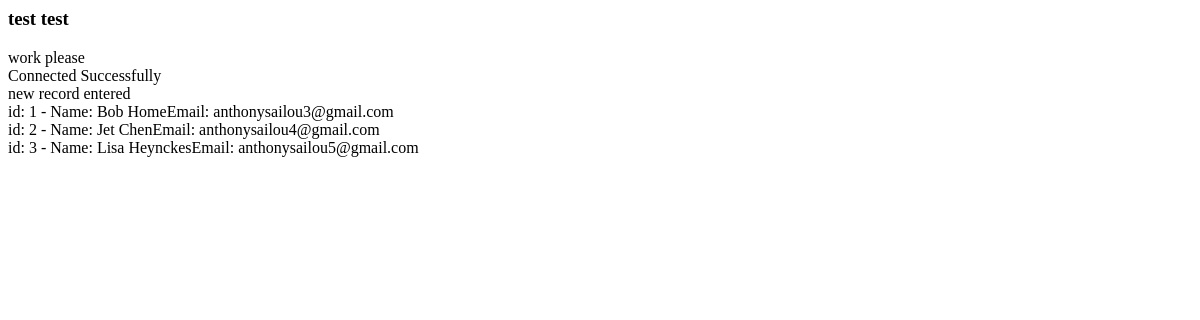
The app's page /testphp.php, older data.
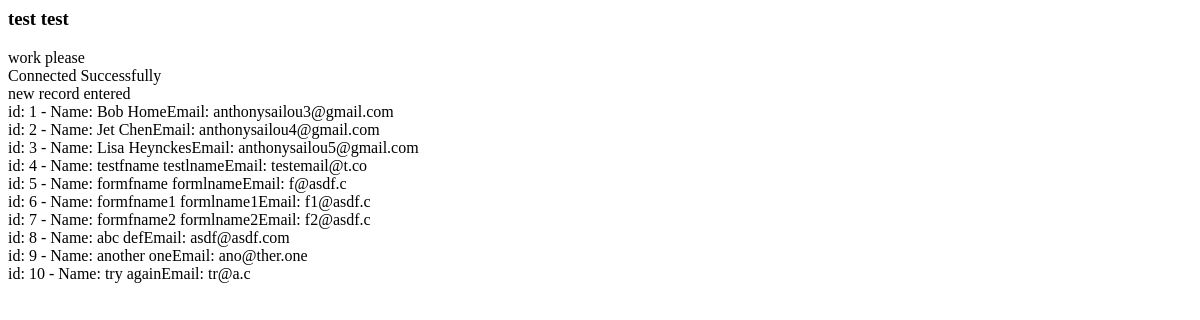
The same page, newer data.
### tables this page shows
CREATE TABLE `user` (
  `uid` int(11) NOT NULL,
  `firstname` varchar(30) NOT NULL,
  `surname` varchar(30) NOT NULL,
  `email` varchar(30) NOT NULL,
  `passw` varchar(30) NOT NULL
);

### testphp.php (the view, shortened to what this page needs)
<html>
    <head></head>
<body>
    <h3>test test </h3>
    <?php
        echo 'work please<br/>';
        $servername = "localhost";
        $username = "root";
        $password = "";
        $dbname = "3202database";
        $conn = new mysqli($servername, $username, $password, $dbname);
        echo "Connected Successfully<br>";
        $sqlinsert = "INSERT INTO user (firstname, surname, email, password) VALUES ('testfname', 'testlname', 'testemail@t.co', '1234567890')";
        if ($conn->query($sqlinsert) === TRUE){
            echo "new record entered<br/>";
        } else {
            echo "Error: " . $sqlinsert . "<br>" . $conn->error . "<br>";
        }
        $sqlselect = "SELECT uid, firstname, surname, email FROM user";
        $result = $conn->query($sqlselect);
        while($row = $result->fetch_assoc()){
            echo "id: ". $row["uid"]. " - Name: " . $row["firstname"]. " " . $row["surname"] . "Email: ". $row["email"].    "<br>";
        }
    ?>
</body>
</html>

Row changes from the older to the newer data that the page shows:
added user: uid "4", firstname "testfname", surname "testlname", email "testemail@t.co"
added user: uid "5", firstname "formfname", surname "formlname", email "f@asdf.c"
added user: uid "6", firstname "formfname1", surname "formlname1", email "f1@asdf.c"
added user: uid "7", firstname "formfname2", surname "formlname2", email "f2@asdf.c"
added user: uid "8", firstname "abc", surname "def", email "asdf@asdf.com"
added user: uid "9", firstname "another", surname "one", email "ano@ther.one"
added user: uid "10", firstname "try", surname "again", email "tr@a.c"
